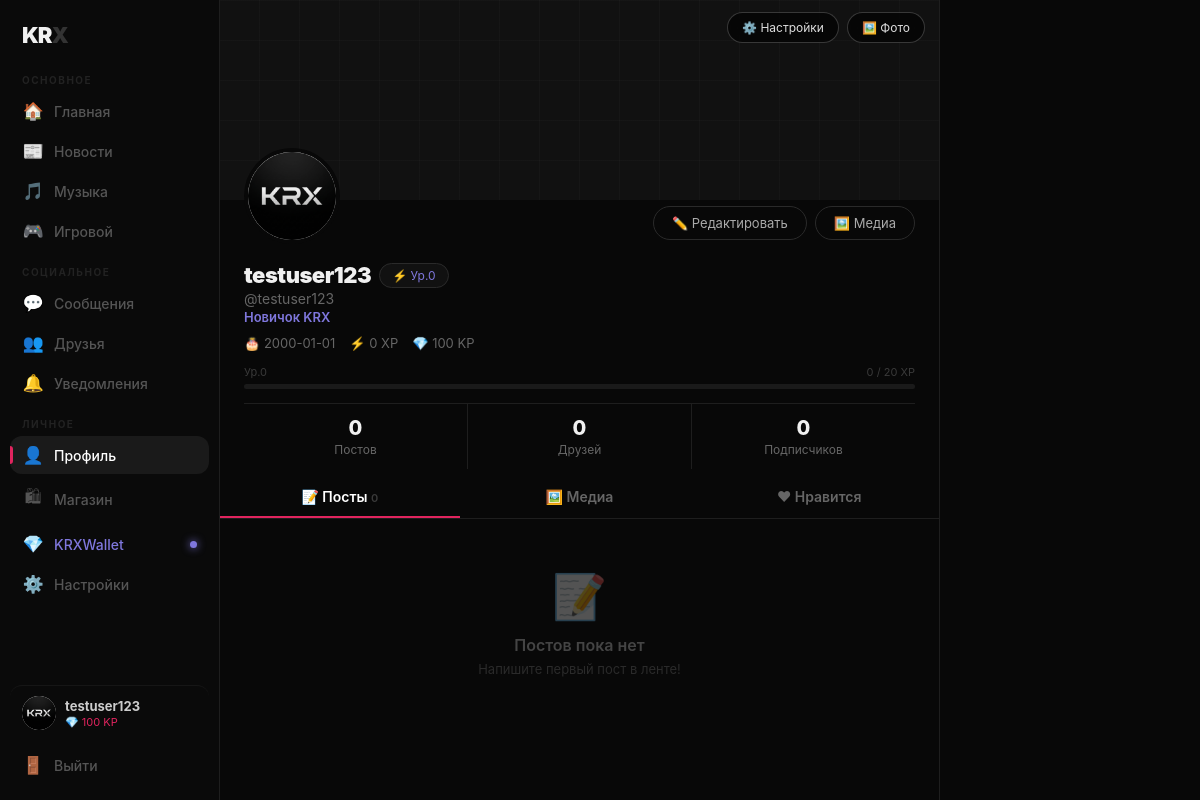
The app's page /profile (signed in) with its own data.
### database.py (models this page shows)
class User(db.Model):
    id = db.Column(db.Integer, primary_key=True)
    username = db.Column(db.String(50), unique=True, nullable=False)
    email = db.Column(db.String(100), unique=True, nullable=False)
    password = db.Column(db.String(200), nullable=False)
    bio = db.Column(db.String(300), default='')
    location = db.Column(db.String(100), default='')
    birthday = db.Column(db.String(20), default='')
    show_birthday = db.Column(db.Boolean, default=True)
    avatar = db.Column(db.String(200), default='default_avatar.jpg')
    banner = db.Column(db.String(200), default='default_banner.jpg')
    frame = db.Column(db.String(200), default='')
    music = db.Column(db.String(200), default='')
    music_name = db.Column(db.String(100), default='')
    status_emoji = db.Column(db.String(10), default='')
    badge = db.Column(db.String(50), default='')
    title = db.Column(db.String(80), default='Новичок KRX')
    show_title = db.Column(db.Boolean, default=True)
    xp = db.Column(db.Integer, default=0)
    kp = db.Column(db.Integer, default=100)
    level = db.Column(db.Integer, default=0)
    last_seen = db.Column(db.DateTime, default=datetime.utcnow)
    created_at = db.Column(db.DateTime, default=datetime.utcnow)
    is_verified = db.Column(db.Boolean, default=False)
    is_admin = db.Column(db.Boolean, default=False)
    is_banned = db.Column(db.Boolean, default=False)
    is_muted = db.Column(db.Boolean, default=False)
    theme = db.Column(db.String(20), default='dark')
    accent_color = db.Column(db.String(10), default='#7F77DD')
    profile_private = db.Column(db.Boolean, default=False)
    hide_online = db.Column(db.Boolean, default=False)
    hide_level = db.Column(db.Boolean, default=False)
    hide_birthday = db.Column(db.Boolean, default=False)
    posts_today = db.Column(db.Integer, default=0)
    last_post_date = db.Column(db.String(20), default='')
    wallpaper = db.Column(db.String(200), default='')
    phone = db.Column(db.String(20), default='')
    phone_code = db.Column(db.String(10), default='')
    phone_verified = db.Column(db.Boolean, default=False)
    email_code = db.Column(db.String(50), default='')
    last_ip = db.Column(db.String(50), default='')
    notif_sound = db.Column(db.Boolean, default=True)
    notif_popup = db.Column(db.Boolean, default=True)
    lang = db.Column(db.String(5), default='ru')
    tg_id = db.Column(db.String(50), default='')
    tg_username = db.Column(db.String(100), default='')
    tg_token = db.Column(db.String(50), default='')
    password_reset_code = db.Column(db.String(10), default='')
    tg_login_code = db.Column(db.String(10), default='')
    shop_wallpaper = db.Column(db.String(200), default='')
    profile_effect = db.Column(db.String(100), default='')
    nick_color = db.Column(db.String(20), default='')

### app.py (the view)
@app.route('/profile')
def profile():
    if 'user_id' not in session: return redirect('/login')
    user = User.query.get(session['user_id'])
    posts = Post.query.filter_by(user_id=user.id).order_by(Post.created_at.desc()).all()
    next_xp = get_next_xp(user.xp)
    xp_pct = min(100, int(user.xp/max(next_xp,1)*100))
    friends = get_friends(user.id)
    me_likes = {l.post_id for l in Like.query.filter_by(user_id=user.id).all()}
    likes_by_post = {p.id: Like.query.filter_by(post_id=p.id).count() for p in posts}
    comment_counts = {p.id: Comment.query.filter_by(post_id=p.id).count() for p in posts}
    comments_by_post = {p.id: Comment.query.filter_by(post_id=p.id).order_by(Comment.created_at).all() for p in posts}
    followers_count = Follow.query.filter_by(following_id=user.id).count()
    inventory = get_inventory(user.id)
    notifs_unread = get_unread_notifs(user.id)
    liked_post_ids = [l.post_id for l in Like.query.filter_by(user_id=user.id).order_by(Like.id.desc()).limit(40).all()]
    liked_posts = Post.query.filter(Post.id.in_(liked_post_ids)).all() if liked_post_ids else []
    liked_counts = {p.id: Like.query.filter_by(post_id=p.id).count() for p in liked_posts}
    return render_template('profile.html', user=user, posts=posts, xp_pct=xp_pct, next_xp=next_xp,
                           friends=friends, likes_by_post=likes_by_post, me_likes=me_likes,
                           comment_counts=comment_counts, comments_by_post=comments_by_post,
                           followers_count=followers_count, inventory=inventory,
                           notifs_unread=notifs_unread, level_titles=LEVEL_TITLES,
                           liked_posts=liked_posts, liked_counts=liked_counts,
                           get_avatar_url=get_avatar_url, get_banner_url=get_banner_url, is_online=is_online)

### app.py (called while the page is built)
def get_next_xp(xp):
    thresholds = [
        20,50,100,180,300,500,800,1200,1800,2600,3700,5200,7200,9800,13000,
        17000,22000,28000,36000,46000,58000,73000,91000,113000,140000,172000,
        210000,255000,308000,370000,443000,528000,627000,742000,875000,1028000,
        1203000,1403000,1631000,1890000,2184000,2517000,2893000,3316000,3790000,
        4320000,4912000,5572000,6306000,7120000,446000000
    ]
    for t in thresholds:
        if xp < t: return t
    return 446000000

def get_friends(user_id):
    sent = FriendRequest.query.filter_by(from_user_id=user_id, status='accepted').all()
    received = FriendRequest.query.filter_by(to_user_id=user_id, status='accepted').all()
    friends, ids = [], set()
    for r in sent:
        u = User.query.get(r.to_user_id)
        if u and u.id not in ids: friends.append(u); ids.add(u.id)
    for r in received:
        u = User.query.get(r.from_user_id)
        if u and u.id not in ids: friends.append(u); ids.add(u.id)
    return friends

def get_client_ip():
    return request.environ.get('HTTP_X_FORWARDED_FOR', request.remote_addr)

def get_avatar_url(user):
    if not user.avatar or user.avatar == 'default_avatar.jpg': return '/static/default_avatar.jpg'
    if user.avatar.startswith('__shop__/'): return f'/static/shop/avatars/{user.avatar[9:]}'
    return f'/static/uploads/{user.avatar}'

def get_banner_url(user):
    if not user.banner or user.banner == 'default_banner.jpg': return '/static/default_banner.jpg'
    if user.banner.startswith('__shop__/'): return f'/static/shop/banners/{user.banner[9:]}'
    if user.banner.startswith('__color__'): return user.banner  # CSS color value
    return f'/static/uploads/{user.banner}'

def get_inventory(user_id): return Purchase.query.filter_by(user_id=user_id).all()

def get_unread_notifs(user_id): return Notification.query.filter_by(user_id=user_id, is_read=False).count()

@app.before_request
def track_activity():
    if 'user_id' in session:
        u = User.query.get(session['user_id'])
        if u:
            if u.is_banned: session.clear(); return redirect('/login')
            u.last_seen = datetime.utcnow()
            u.last_ip = get_client_ip()
            db.session.commit()

### templates/profile.html (shortened to what this page needs)
<!DOCTYPE html>
<html lang="ru">
<head>
</head>
<body>
<div class="sidebar">
  <div class="logo">KR<span>X</span></div>
  <div class="nav-section-label">Основное</div>
  <a class="nav-item" href="/feed"><span class="nav-icon">🏠</span><span>Главная</span></a>
  <a class="nav-item" href="/news"><span class="nav-icon">📰</span><span>Новости</span></a>
  <a class="nav-item" href="/music"><span class="nav-icon">🎵</span><span>Музыка</span></a>
  <a class="nav-item" href="/gaming"><span class="nav-icon">🎮</span><span>Игровой</span></a>
  <div class="nav-section-label" style="margin-top:6px;">Социальное</div>
  <a class="nav-item" href="/messages"><span class="nav-icon">💬</span><span>Сообщения</span></a>
  <a class="nav-item" href="/friends"><span class="nav-icon">👥</span><span>Друзья</span></a>
  <a class="nav-item" href="/notifications"><span class="nav-icon">🔔</span><span>Уведомления</span>
  </a>
  <div class="nav-section-label" style="margin-top:6px;">Личное</div>
  <a class="nav-item active" href="/profile"><span class="nav-icon">👤</span><span>Профиль</span></a>
  <a class="nav-item" href="/shop"><span class="nav-icon">🛍</span><span>Магазин</span></a>
  <a class="nav-item" href="/wallet" style="color:#7F77DD;position:relative;">
    <span class="nav-icon">💎</span><span>KRXWallet</span>
    <span class="kw-dot"></span>
  </a>
  <a class="nav-item" href="/settings"><span class="nav-icon">⚙️</span><span>Настройки</span></a>
  <div class="nav-spacer"></div>
  <a href="/profile" class="sidebar-user">
    <div class="s-av"><img src="{{ get_avatar_url(user) }}" onerror="this.src='/static/default_avatar.jpg'"></div>
    <div style="flex:1;min-width:0;">
      <div style="font-size:13px;color:#ccc;font-weight:700;white-space:nowrap;overflow:hidden;text-overflow:ellipsis;">{{ user.username }}</div>
      <div style="font-size:11px;color:var(--red);margin-top:1px;">💎 {{ user.kp }} KP</div>
    </div>
  </a>
  <a class="nav-item" href="/logout" style="margin-top:4px;"><span class="nav-icon">🚪</span><span>Выйти</span></a>
</div>
<div class="main">
  <div class="banner">
    {% set banner = get_banner_url(user) %}
    {% if banner and 'default_banner' not in banner %}
      {% set ext = banner.split('.')[-1].lower() %}
      {% if ext in ['mp4','webm','mov'] %}
        <video class="banner-media" autoplay muted loop playsinline><source src="{{ banner }}"></video>
      {% else %}
        <img class="banner-media" src="{{ banner }}">
      {% endif %}
    {% else %}
      <div class="banner-grid"></div>
    {% endif %}
    <div class="banner-actions">
      <a href="/settings" class="banner-btn">⚙️ Настройки</a>
      <a href="/edit-avatar" class="banner-btn">🖼️ Фото</a>
    </div>
  </div>
  <div class="profile-area" style="padding-bottom:6px;">
    <div class="avatar-row">
      <div class="av-wrap">
        {% set av = get_avatar_url(user) %}
        {% set av_ext = av.split('.')[-1].lower() %}
        {% if av_ext in ['mp4','webm','mov'] %}
          <video autoplay muted loop playsinline><source src="{{ av }}"></video>
        {% else %}
          <img src="{{ av }}" onerror="this.src='/static/default_avatar.jpg'">
        {% endif %}
      </div>
      <div class="profile-actions">
        <a href="/edit-profile" class="edit-btn">✏️ Редактировать</a>
        <a href="/edit-avatar" class="edit-btn">🖼️ Медиа</a>
      </div>
    </div>
    <div class="name-row">
      <span class="p-username">{{ user.username }}</span>
      <button class="level-btn" onclick="toggleLevelPopup(event)">
        ⚡ Ур.{{ user.level }}
      </button>
    </div>
    <div class="p-handle">@{{ user.username }}</div>
    {% if user.title %}<div class="p-title-text">{{ user.title }}</div>{% endif %}
    <div class="p-meta">
      {% if user.birthday and user.show_birthday %}<span class="p-meta-item">🎂 {{ user.birthday }}</span>{% endif %}
      <span class="p-meta-item">⚡ {{ user.xp }} XP</span>
      <span class="p-meta-item">💎 {{ user.kp }} KP</span>
    </div>
    <div class="xp-bar-section" onclick="toggleLevelPopup(event)">
      <div class="xp-bar-label"><span>Ур.{{ user.level }}</span><span>{{ user.xp }} / {{ next_xp }} XP</span></div>
      <div class="xp-bar-bg"><div class="xp-bar-fill" style="width:{{ xp_pct }}%"></div></div>
    </div>
    <div class="stats-row">
      <a href="/profile" class="stat-btn">
        <div class="stat-num">{{ posts|length }}</div><div class="stat-label">Постов</div>
      </a>
      <a href="/friends" class="stat-btn">
        <div class="stat-num">{{ friends|length }}</div><div class="stat-label">Друзей</div>
      </a>
      <div class="stat-btn">
        <div class="stat-num">{{ followers_count }}</div><div class="stat-label">Подписчиков</div>
      </div>
    </div>
  </div>
  <div class="tabs-bar">
    <div class="c-tab active" onclick="switchTab('posts', this)">📝 Посты <span style="font-size:11px;color:var(--text4);">{{ posts|length }}</span></div>
    <div class="c-tab" onclick="switchTab('media', this)">🖼️ Медиа</div>
    <div class="c-tab" onclick="switchTab('liked', this)">♥ Нравится</div>
  </div>
  <div id="tab-posts" class="tab-pane active">
    {% if posts %}
      {% for post in posts %}
      <div class="post-card">
        <div class="post-card-inner">
          <div class="post-header">
            <div class="post-av"><img src="{{ get_avatar_url(user) }}" onerror="this.src='/static/default_avatar.jpg'"></div>
            <div>
              <div class="post-name">{{ user.username }}</div>
              <div class="post-time">{{ post.created_at.strftime('%d.%m.%Y %H:%M') }}</div>
            </div>
          </div>
          {% if post.content %}<div class="post-text">{{ post.content }}</div>{% endif %}
          {% if post.media %}
          <div class="post-media">
            {% if post.media_type == 'image' %}<img src="/static/uploads/{{ post.media }}" loading="lazy" onclick="openLightbox(this.src)">
            {% elif post.media_type == 'video' %}<video controls><source src="/static/uploads/{{ post.media }}"></video>{% endif %}
          </div>
          {% endif %}
          <div class="post-actions">
            <button class="post-act {% if post.id in me_likes %}liked{% endif %}" onclick="toggleLike({{ post.id }}, this)">
              {% if post.id in me_likes %}♥{% else %}♡{% endif %} <span id="lc-{{ post.id }}">{{ likes_by_post[post.id] }}</span>
            </button>
            <button class="post-act" onclick="toggleComments({{ post.id }})">
              💬 {{ comment_counts[post.id] }}
            </button>
            <form method="POST" action="/post/delete/{{ post.id }}" onsubmit="return confirm('Удалить?')" style="margin-left:auto;display:inline;">
              <button class="post-act delete-act" type="submit">🗑️</button>
            </form>
          </div>
        </div>
        <div class="comments-section" id="cs-{{ post.id }}">
          <div class="comment-list">
            {% for c in comments_by_post[post.id] %}
            <div class="comment-item">
              <div class="c-av"><img src="{{ get_avatar_url(c.user) }}" onerror="this.src='/static/default_avatar.jpg'"></div>
              <div class="c-bubble">
                <div class="c-author">{{ c.user.username }}</div>
                <div class="c-text">{{ c.content }}</div>
              </div>
            </div>
            {% endfor %}
          </div>
          <div class="comment-form">
            <div class="c-av"><img src="{{ get_avatar_url(user) }}" onerror="this.src='/static/default_avatar.jpg'"></div>
            <input class="c-input" type="text" placeholder="Комментарий..." id="ci-{{ post.id }}" onkeydown="if(event.key==='Enter')sendComment({{ post.id }})">
            <button class="c-send" onclick="sendComment({{ post.id }})">↑</button>
          </div>
        </div>
      </div>
      {% endfor %}
    {% else %}
    <div class="empty-tab">
      <div class="empty-tab-icon">📝</div>
      <div class="empty-tab-title">Постов пока нет</div>
      <div class="empty-tab-sub">Напишите первый пост в ленте!</div>
    </div>
    {% endif %}
  </div>
</div>
</body>
</html>

### records on screen
User: avatar (placeholder picture), username "testuser123", kp "100", level "0", title "Новичок KRX", birthday "2000-01-01", xp "0"

### other values on screen
{{ next_xp }} "20"
{{ posts|length }} "0"
{{ friends|length }} "0"
{{ followers_count }} "0"
